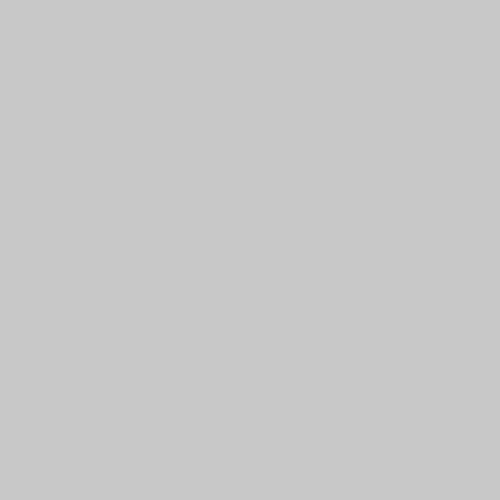
Frame 1 (no input)
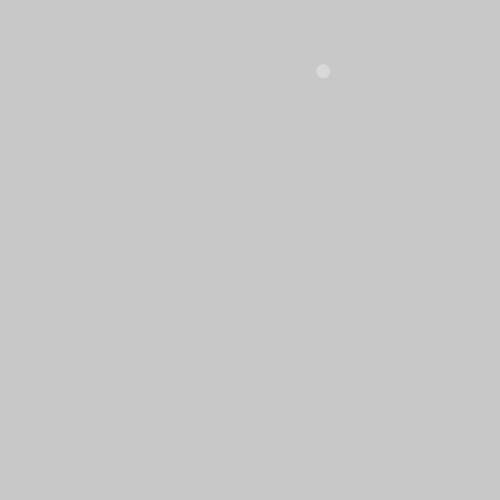
Frame 60 (the mouse pressed at the canvas centre just before this capture)
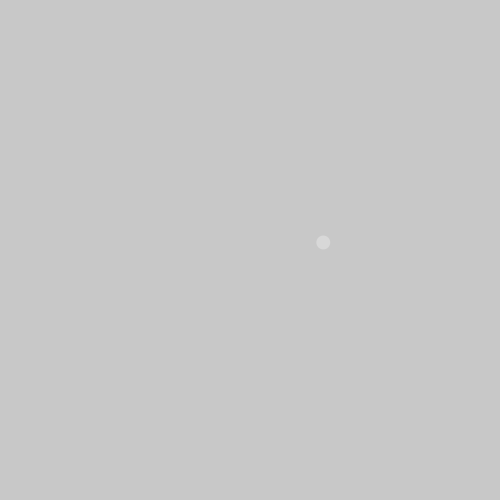
Frame 120 (the mouse held since frame 60 and released just before this capture)

The Processing sketch that drew these frames (run headless with seeded random() and noise(); from frame 60 on, the mouse is pressed at the canvas centre):

// Processing sketch: ej18a_copos_de_nieve
// ── ej18a_copos_de_nieve.pde

// copos de nieve... para el muñeco de nieve!

//propiedades > variables
float x, y;
float tam;
float vel;
color relleno;

void setup(){
  size( 500, 500 );
  noStroke();

  //inicializar las variables
  x = random( width );
  y = -100;
  tam = random( 10, 25 );
  vel = random( 0, 3 );
  relleno = color( 255, random(50, 150) );
}

void draw(){
  background( 200 );

  //actualizar
  y = y + vel;
  if( y > height + tam/2 ){
    reciclar();
  } 
  
  //dibujar
  fill( relleno );
  ellipse( x, y, tam, tam );
  
  
  println( "y: " + y );
}

void reciclar(){
  x = random( width );
  y = -100;
  tam = random( 10, 25 );
  vel = random( 0, 3 );
  relleno = color( 255, random(50, 150) );  
}
